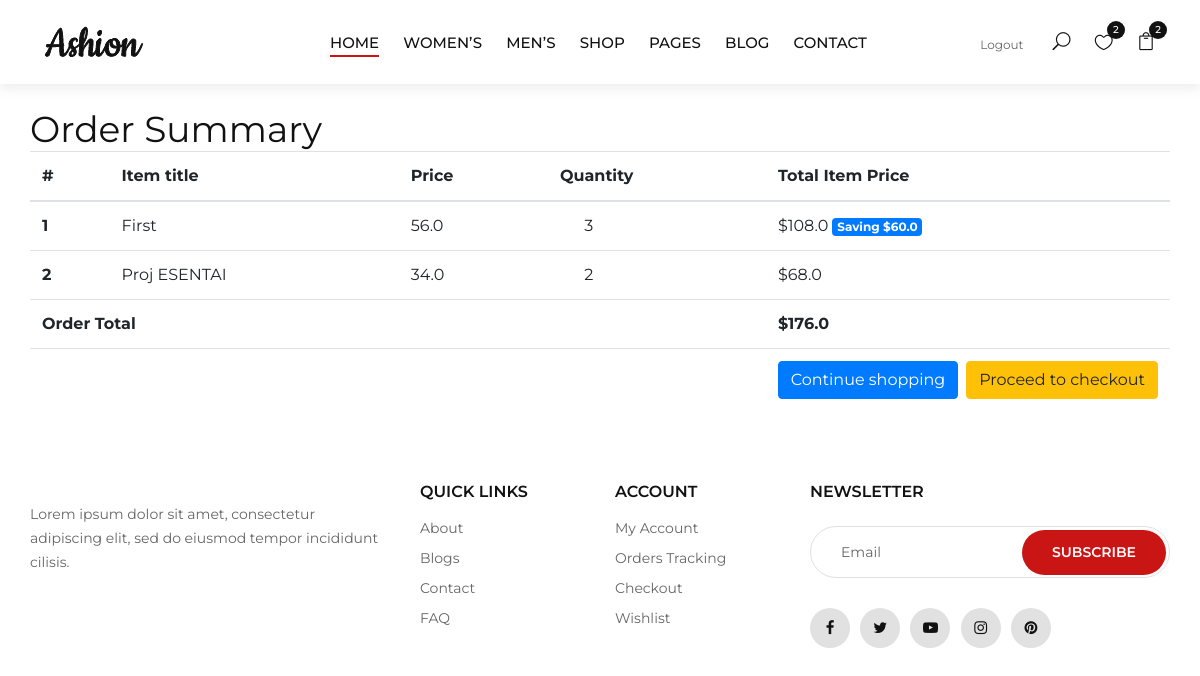
Page /order-summary/ (signed in) on the committed database.
### core/models.py (models this page shows, shortened)
class Order(models.Model):
    user = models.ForeignKey(settings.AUTH_USER_MODEL,
                             on_delete=models.CASCADE)
    ref_code = models.CharField(max_length=20, blank=True, null=True)
    items = models.ManyToManyField(OrderItem)
    start_date = models.DateTimeField(auto_now_add=True)
    ordered_date = models.DateTimeField()
    ordered = models.BooleanField(default=False)
    shipping_address = models.ForeignKey(
        'Address', related_name='shipping_address', on_delete=models.SET_NULL, blank=True, null=True)
    billing_address = models.ForeignKey(
        'Address', related_name='billing_address', on_delete=models.SET_NULL, blank=True, null=True)
    payment = models.ForeignKey(
        'Payment', on_delete=models.SET_NULL, blank=True, null=True)
    coupon = models.ForeignKey(
        'Coupon', on_delete=models.SET_NULL, blank=True, null=True)
    being_delivered = models.BooleanField(default=False)
    received = models.BooleanField(default=False)
    refund_requested = models.BooleanField(default=False)
    refund_granted = models.BooleanField(default=False)
    '''
    1. Item added to cart
    2. Adding a billing address
    (Failed checkout)
    3. Payment
    (Preprocessing, processing, packaging etc.)
    4. Being delivered
    5. Received
    6. Refunds
    '''
    def get_total(self):
        total = 0
        for order_item in self.items.all():
            total += order_item.get_final_price()
        if self.coupon:
            total -= self.coupon.amount
        return total

class OrderItem(models.Model):
    user =  models.ForeignKey(settings.AUTH_USER_MODEL,on_delete=models.CASCADE)
    ordered = models.BooleanField(default = False)
    item = models.ForeignKey(Item, on_delete=models.CASCADE)
    quantity = models.IntegerField(default=1)
    def get_total_item_price(self):
        return self.quantity * self.item.price
    def get_total_discount_item_price(self):
        return self.quantity * self.item.discount_price
    def get_amount_saved(self):
        return self.get_total_item_price() - self.get_total_discount_item_price()
    def get_final_price(self):
        if self.item.discount_price:
            return self.get_total_discount_item_price()
        return self.get_total_item_price()

class Item(models.Model):
    title = models.CharField(max_length=1000)
    price = models.FloatField()
    img = models.ImageField(upload_to='db_img/', blank=True)
    discount_price = models.FloatField(blank=True, null=True)
    category = models.CharField(choices=CATEGORY_CHOICES, max_length=2)
    label = models.CharField(choices=LABEL_CHOICES, max_length=1)
    slug = models.SlugField()
    description = models.TextField()

### core/views.py (the view)
# urls.py: path('order-summary/', OrderSummaryView.as_view(), name='order-summary'),
class OrderSummaryView(LoginRequiredMixin, View):
    def get(self, *args, **kwargs):
        try:
            order = Order.objects.get(user=self.request.user, ordered=False)
            context = {
                'object': order
            }
            return render(self.request, 'order_summary.html', context)
        except ObjectDoesNotExist:
            messages.warning(self.request, "You do not have an active order")
            return redirect("/")

### core/templatetags/cart_template_tags.py (called while the page is built)
@register.filter
def cart_item_count(user):
    if user.is_authenticated:
        qs = Order.objects.filter(user=user, ordered=False)
        if qs.exists():
            return qs[0].items.count()
    return 0

### templates/order_summary.html (shortened to what this page needs)
{% extends "base.html" %}
{% block content %}
  <main>
    <div class="container">
    <div class="table-responsive text-nowrap">
    <h2>Order Summary</h2>
    <table class="table">
        <thead>
        <tr>
            <th scope="col">#</th>
            <th scope="col">Item title</th>
            <th scope="col">Price</th>
            <th scope="col">Quantity</th>
            <th scope="col">Total Item Price</th>
        </tr>
        </thead>
        <tbody>
        {% for order_item in object.items.all %}
        <tr>
            <th scope="row">{{ forloop.counter }}</th>
            <td>{{ order_item.item.title }}</td>
            <td>{{ order_item.item.price }}</td>
            <td>
                <a href="{% url 'core:remove-single-item-from-cart' order_item.item.slug %}"><i class="fas fa-minus mr-2"></i></a>
                {{ order_item.quantity }}
                <a href="{% url 'core:add-to-cart' order_item.item.slug %}"><i class="fas fa-plus ml-2"></i></a>
            </td>
            <td>
            {% if order_item.item.discount_price %}
                ${{ order_item.get_total_discount_item_price }}
                <span class="badge badge-primary">Saving ${{ order_item.get_amount_saved }}</span>
            {% else %}
                ${{ order_item.get_total_item_price }}
            {% endif %}
            <a style='color: red;' href="{% url 'core:remove-from-cart' order_item.item.slug %}">
                <i class="fas fa-trash float-right"></i>
            </a>
            </td>
        </tr>
        {% endfor %}
        {% if object.get_total %}
        <tr>
            <td colspan="4"><b>Order Total</b></td>
            <td><b>${{ object.get_total }}</b></td>
        </tr>
        <tr>
            <td colspan="5">
            <a class='btn btn-warning float-right ml-2' href='/checkout/'>Proceed to checkout</a>
            <a class='btn btn-primary float-right' href='/'>Continue shopping</a>
            </td>
        </tr>
        {% endif %}
        </tbody>
    </table>
    </div>
    </div>
  </main>
{% endblock content %}

### templates/navbar.html (shortened to what this page needs)
{% load cart_template_tags %}
{%  load static %}
<header class="header">
        <div class="container-fluid">
            <div class="row">
                <div class="col-xl-3 col-lg-2">
                    <div class="header__logo">
                        <a href="./index.html"><img src="{% static 'img/logo.png' %}" alt=""></a>
                    </div>
                </div>
                <div class="col-xl-6 col-lg-7">
                    <nav class="header__menu">
                        <ul>
                            <li class="active"><a href="/">Home</a></li>
                            <li><a href="#">Women’s</a></li>
                            <li><a href="#">Men’s</a></li>
                            <li><a href="./shop.html">Shop</a></li>
                            <li><a href="#">Pages</a>
                            </li>
                            <li><a href="./blog.html">Blog</a></li>
                            <li><a href="./contact.html">Contact</a></li>
                        </ul>
                    </nav>
                </div>
                <div class="col-lg-3">
                    <div class="header__right">
                        {% if request.user.is_authenticated %}
                        <div class="header__right__auth">
                            <a href="{% url 'account_logout' %}">Logout</a>
                        </div>
                        <ul class="header__right__widget">
                            <li><span class="icon_search search-switch"></span></li>
                            <li><a href="#"><span class="icon_heart_alt"></span>
                                <div class="tip">2</div>
                            </a></li>
                            <li><a href="{% url 'core:order-summary' %}"><span class="icon_bag_alt"></span>
                                <div class="tip">{{ request.user|cart_item_count }} </div>
                            </a></li>
                        </ul>
                        {% else %}
                        <div class="header__right__auth">
                            <a href="{% url 'account_login' %}">Login</a>
                            <a href="{% url 'account_signup' %}">Register</a>
                        </div>
                        {% endif %}
                    </div>
                </div>
            </div>
        </div>
    </header>

### static_in_env/css/style.css (style rules this page uses)
html, body { height: 100%; font-family: "Montserrat", sans-serif; -webkit-font-smoothing: antialiased; }
h1, h2, h3, h4, h5, h6 { margin: 0; color: #111111; font-weight: 400; font-family: "Montserrat", sans-serif; }
h2 { font-size: 36px; }
img { max-width: 100%; }
ul, ol { padding: 0; margin: 0; }
.header { background: #ffffff; -webkit-box-shadow: 0px 5px 10px rgba(91, 91, 91, 0.1); box-shadow: 0px 5px 10px rgba(91, 91, 91, 0.1); }
.header__logo { padding: 26px 0; }
.header__logo a { display: inline-block; }
.header__menu { padding: 30px 0 27px; }
.header__menu ul li { list-style: none; display: inline-block; margin-right: 40px; position: relative; }
.header__menu ul li.active a:after { -webkit-transform: scale(1); -ms-transform: scale(1); transform: scale(1); }
.header__menu ul li:last-child { margin-right: 0; }
.header__menu ul li a { font-size: 15px; text-transform: uppercase; color: #111111; font-weight: 500; display: block; padding: 2px 0; position: relative; }
.header__menu ul li a:after { position: absolute; left: 0; bottom: 0; width: 100%; height: 2px; background: #ca1515; content: ""; -webkit-transition: all, 0.5s; -o-transition: all, 0.5s; transition: all, 0.5s; -webkit-transform: scale(0); -ms-transform: scale(0); transform: scale(0); }
.header__right { text-align: right; padding: 30px 0 27px; }
.header__right__auth { display: inline-block; margin-right: 25px; }
.header__right__auth a { font-size: 12px; color: #666666; position: relative; margin-right: 8px; }
.header__right__auth a:last-child { margin-right: 0; }
.header__right__auth a:last-child:after { display: none; }
.header__right__auth a:after { position: absolute; right: -8px; top: -2px; content: "/"; font-size: 13px; }
.header__right__widget { display: inline-block; }
.header__right__widget li { list-style: none; display: inline-block; font-size: 18px; color: #111111; margin-right: 20px; cursor: pointer; }
.header__right__widget li:last-child { margin-right: 0; }
.header__right__widget li a { font-size: 18px; color: #111111; position: relative; }
.header__right__widget li a .tip { position: absolute; right: -12px; top: -11px; height: 18px; width: 18px; background: #111111; font-size: 10px; font-weight: 500; color: #ffffff; line-height: 18px; text-align: center; border-radius: 50%; }
@media only screen and (min-width: 1200px) and (max-width: 1599px) { .header__menu ul li { margin-right: 20px; } }
@media only screen and (min-width: 1200px) and (max-width: 1599px) { .header { padding: 0 30px; } }
@media only screen and (min-width: 1200px) { .container { max-width: 1170px; } }

### rows in the picture
OrderItem: item "First", item.price "56.0", quantity "3", get_total_discount_item_price "108.0", get_amount_saved "60.0"
OrderItem: item "Proj ESENTAI", item.price "34.0", quantity "2", get_total_item_price "68.0"
Order: get_total "176.0"

### other values in the picture
{{ request.user|cart_item_count }} "2"
